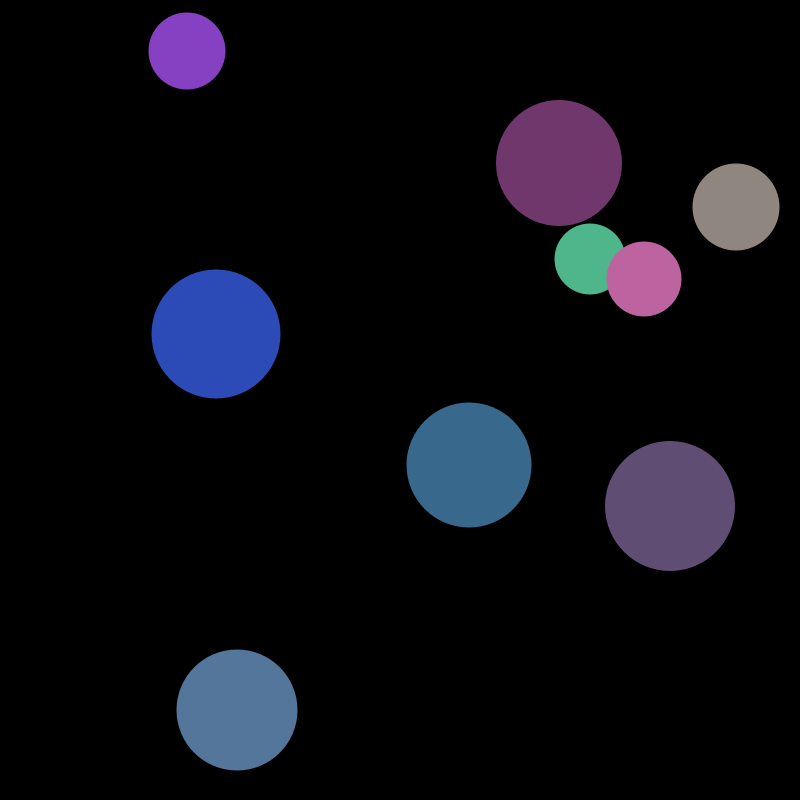
Frame 1 (no input)
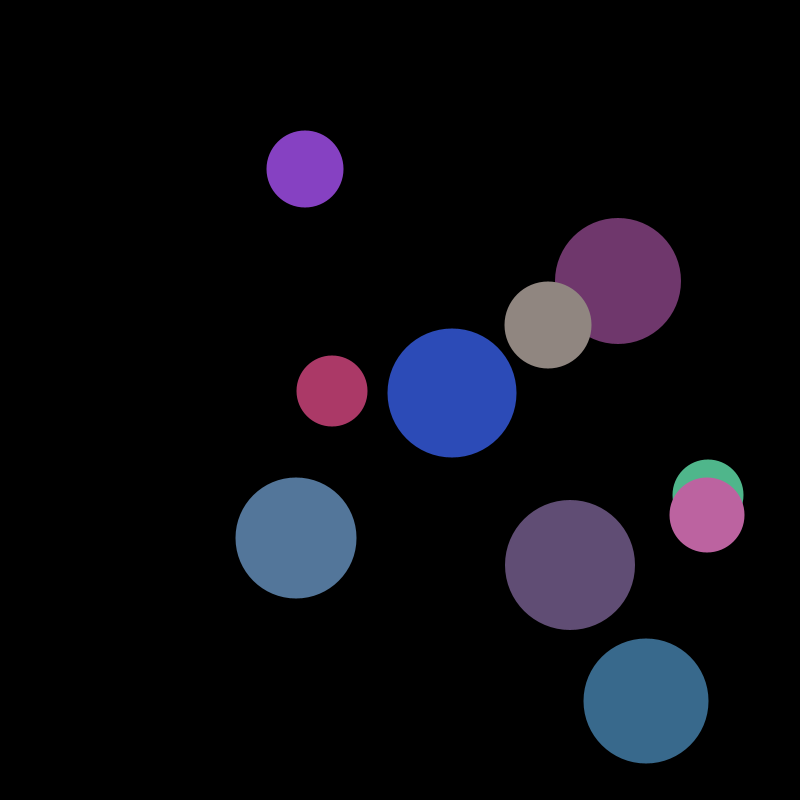
Frame 60 (the mouse pressed at the canvas centre just before this capture)
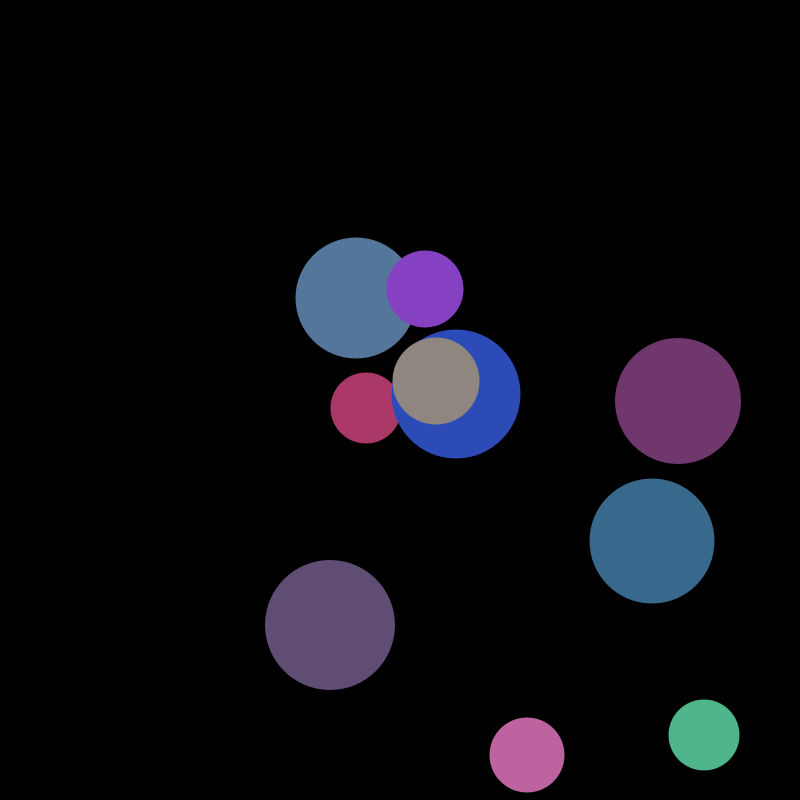
Frame 120 (the mouse held since frame 60 and released just before this capture)

The Processing sketch that drew these frames (run headless with seeded random() and noise(); from frame 60 on, the mouse is pressed at the canvas centre):

// Processing sketch: bouncing_ball1
// ── bouncing_ball1.pde
int num = 10; 
int i = 0;
int r;
float xPos[]= new float[num], yPos[]= new float[num]; 
float xSpeed[]= new float[num], ySpeed[] = new float[num];
float size[]= new float[num]; 
color c[]= new color[num]; 
float d,q;
boolean Click = false; 


void setup() {
  size(800, 800); 
  for (int i = 0; i<num; i++) {
    size[i] = int(random(70, 150)); 
    xPos[i] = int(random(size[i]/2, width-size[i]/2)); 
    yPos[i] = int(random(size[i]/2, height-size[i]/2)); 
    xSpeed[i] = int(random(1, 5)); 
    ySpeed[i] = int(random(1, 5)); 
    c[i] = color(random(30, 200), random(50, 200), random(100, 200));
    r=int(random(0, 2));
  }  
}


void draw() {
  background(0); 
  noStroke();
  for (int i = 0; i<num; i++) {
    xPos[i] = xPos[i] + xSpeed[i]; 
    yPos[i] = yPos[i] + ySpeed[i]; 
    fill(c[i]); 
    ellipse(xPos[i], yPos[i], size[i], size[i]);    

    if (xSpeed[i]==0&&ySpeed[i]==0&&mousePressed) {
      xSpeed[i]=random(2, 5);
      ySpeed[i]=random(2, 5);
    }

    if (xPos[i]>width-size[i]/2||xPos[i]<size[i]/2) {
      xSpeed[i]*=-1;
    } 
    if (yPos[i]>height-size[i]/2||yPos[i]<size[i]/2) {
      ySpeed[i]*=-1;
    }

    if (dist(mouseX, mouseY, xPos[i], yPos[i])<size[i]/2&&mousePressed) {
      xSpeed[i]=0;
      ySpeed[i]=0;
    }
  }
}
